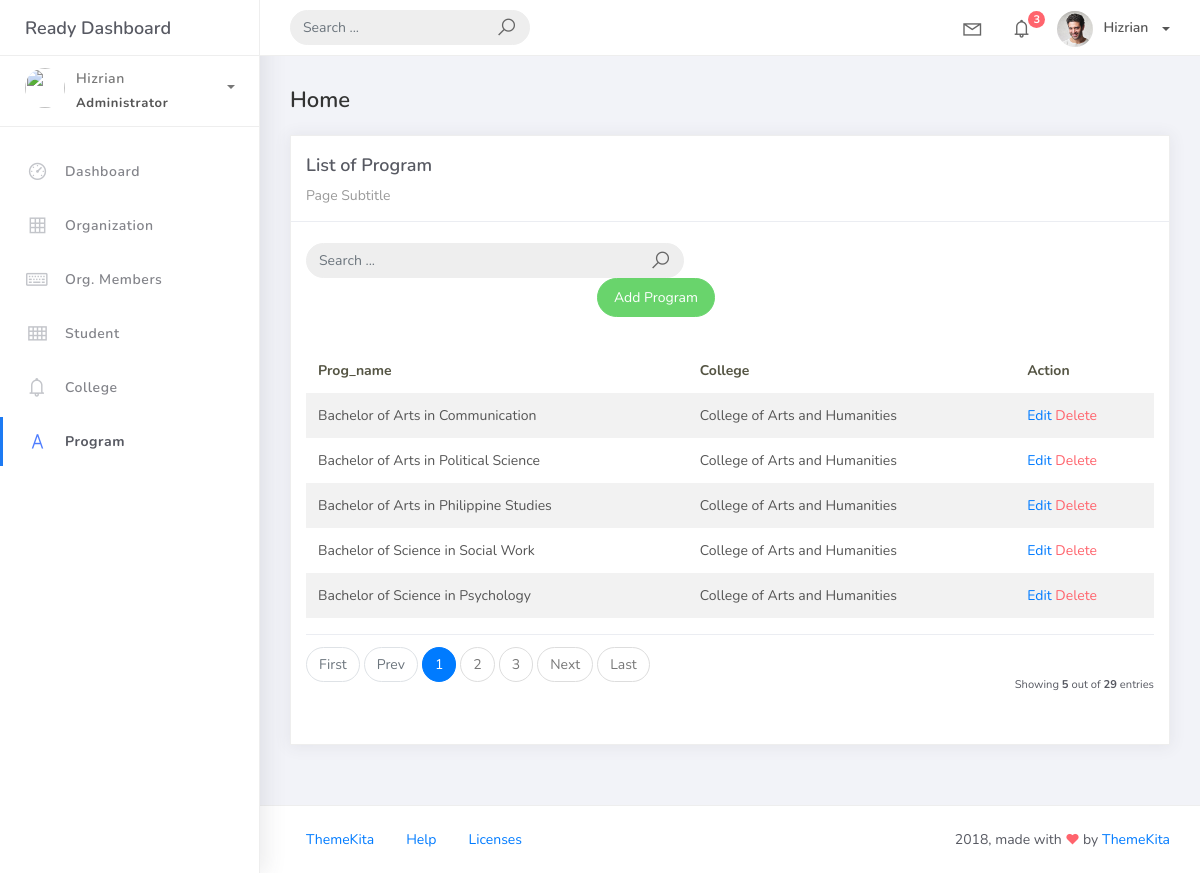
The page /program_list on the database its author committed.
### studentorg/models.py (models this page shows, shortened)
class BaseModel(models. Model):
    created_at = models.DateTimeField(auto_now_add=True, db_index=True)
    updated_at = models.DateTimeField(auto_now=True)
    class Meta:
        abstract = True

class Program(BaseModel):
    prog_name = models.CharField(max_length=150)
    college = models.ForeignKey(College, on_delete=models.CASCADE)

class College (BaseModel):
    college_name = models.CharField(max_length=150)
    def __str__(self):
        return self.college_name

### studentorg/views.py (the view)
# urls.py: path('program_list', ProgramList.as_view(), name='program-list'),
class ProgramList(ListView):
    model = Program
    context_object_name = 'program'
    template_name = 'program_list.html'
    paginate_by = 5

### templates/program_list.html (shortened to what this page needs)
{% extends 'base.html' %} {% load static %} {% block content %}
 <div class="content">
   <div class="container-fluid">
     <h4 class="page-title">Home</h4>
     <div class="row">
       <div class="col-md-12">
         <div class="card">
           <div class="card-header">
             <div class="card-title">List of Program</div>
             <div class="card-category">Page Subtitle</div>
         </div>
         <br />
                        <div class="col-md-12 row">
                            <div class="col-md-6">
                                <form class="navbar-left navbar-form nav-search mr-md-3" action="{% url 'program-list' %}">
                                    <div class="input-group">
                                        <input type="text" placeholder="Search ..." class="form-control" name="q" />
                                        <div class="input-group-append">
                                            <span class="input-group-text">
                                                <i class="la la-search search-icon"></i>
                                            </span>
                                        </div>
                                    </div>
                                </form>
                            </div>
                        </div>
                        <div class="col-md-6">
                            <div class="pull-right">
                                <a href="{% url 'program-add' %}" class="btn btn-success btn-rounded">Add Program</a>
                            </div>
                        </div>
         <div class="card-body">
            <table class="table table-striped mt-3">
                <thead>
                    <tr>
                        <th scope="col">Prog_name</th>
                        <th scope="col">College</th>
                        <th scope="col">Action</th>
                    </tr>
                </thead>
                <tbody>
                    {% for object in object_list %}
                    <tr>
                        <td>{{ object.prog_name }}</td>
                        <td>{{ object.college }}</td>
                        <td>
                            <a href="program_list/{{ object.id }}">Edit</a>
                            <a href="program_list/{{ object.id }}/delete" class="text-danger">Delete</a>
                        </td>
                    </tr>
                    {% endfor %}
                </tbody>
            </table>
           {% include 'includes/pagination.html' %}
         </div>
       </div>
     </div>
   </div>
 </div>
</div>
{% endblock %}

### rows shown on the page
Program: prog_name "Bachelor of Arts in Communication", college "College of Arts and Humanities"
Program: prog_name "Bachelor of Arts in Political Science", college "College of Arts and Humanities"
Program: prog_name "Bachelor of Arts in Philippine Studies", college "College of Arts and Humanities"
Program: prog_name "Bachelor of Science in Social Work", college "College of Arts and Humanities"
Program: prog_name "Bachelor of Science in Psychology", college "College of Arts and Humanities"

### other values the page prints
{{ page_num }} "1"
{{ page_num }} "2" "3"
{{ object_list.count }} "5"
{{ paginator.count }} "29"
